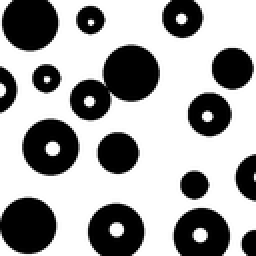
%> input picture ImageProcessing/Trab1/2/spots.tif, 128 x 128 px, shrunk from 512 x 512 before the run (shown 2 times larger)
$ octave Trab2.m   (GNU Octave 9; MATLAB toolbox functions it lacks are replaced by stand-ins)
%> lines starting %> are read from the running program, lines starting %| are printed output that depends on the picture; in (x1, y1, x2, y2) boxes, pixels count from 0 and x2, y2 are one past the last pixel; in counts of white or black regions, pixels touching at a corner belong together; the program's own positions count from 1
clear all;
close all;
clc;

Mblack = imread('spots.tif');
%> Mblack is the input picture: size 128x128 uint8; min 0, max 255, mean 162
[h, w] = size(Mblack);
%> h = 128; w = 128


Malocada = zeros(h+4,w+4);
Mindices = zeros(h+4,w+4);
Equivalente = zeros(2,1);
[h2, w2] = size(Malocada);
%> h2 = 132; w2 = 132
Qpretos = 0;
n = 0;

for i = 1:h
    for j = 1:w
        Malocada(i+2,j+2) = Mblack(i,j);
    end
end
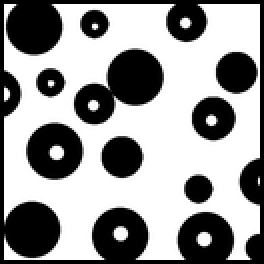
%> Malocada: size 132x132 double (shown 2 times larger); min 0, max 255, mean 152.3

for i = 1:2
    for j = 1:(w+4)
        Malocada(i,j) = 255;
    end
end
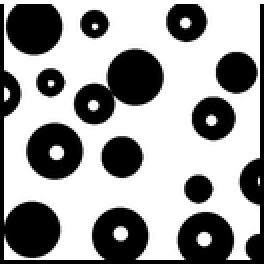
%> Malocada: size 132x132 double (shown 2 times larger); 1.52% of pixels changed, all inside (x1, y1, x2, y2) = (0, 0, 132, 2)

for i = (h+2):(h+4)
    for j = 1:(w+4)
        Malocada(i,j) = 255;
    end
end
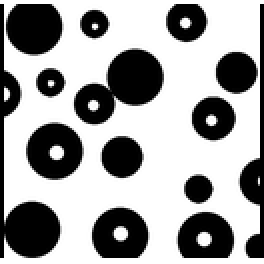
%> Malocada: size 132x132 double (shown 2 times larger); 1.88% of pixels changed, all inside (x1, y1, x2, y2) = (0, 129, 132, 132)

for i = 1:(h+4)
    for j = 1:2
        Malocada(i,j) = 255;
    end
end
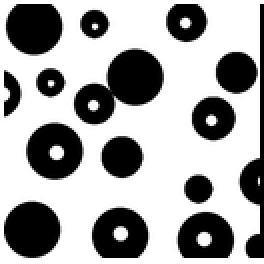
%> Malocada: size 132x132 double (shown 2 times larger); 1.46% of pixels changed, all inside (x1, y1, x2, y2) = (0, 2, 2, 129)

for i = 1:(h+4)
    for j = (w+2):(w+4)
        Malocada(i,j) = 255;
    end
end
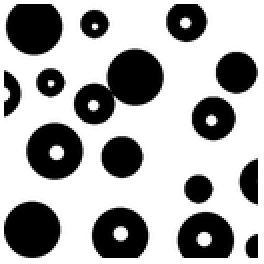
%> Malocada: size 132x132 double (shown 2 times larger); 1.72% of pixels changed, all inside (x1, y1, x2, y2) = (129, 2, 132, 129)


for i = 1:h2
    for j = 1:w2
        if Malocada(i,j) > 128
            Malocada(i,j) = 1;
        else
            Malocada(i,j) = 0;
        end
    end
end
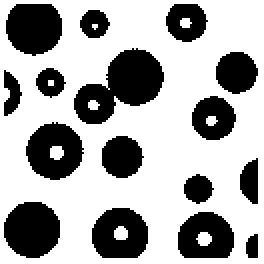
%> Malocada: size 132x132 double (shown 2 times larger); values 0 (black) and 1 (white), 66% white; 16 black regions, largest, box (x1, y1, x2, y2) and area: (37, 24, 82, 62) 935, (2, 101, 30, 129) 623, (3, 2, 31, 28) 595

for i = 2:h2
    for j = 2:w2
        if Malocada(i,j) == 0
            if Malocada(i-1,j) == 0 && Malocada(i, j-1) == 0
                if Mindices(i-1,j) ~= Mindices(i, j-1)
                    n = n + 1;
                    Mcorrespondencia(n,:) = [Mindices(i-1,j),Mindices(i, j-1)];
                    Mindices(i,j) = Mindices(i,j-1);
                else
                    Mindices(i,j) = Mindices(i,j-1);
                end
            elseif Malocada(i-1,j) == 0
                Mindices(i,j) = Mindices(i-1,j);
            elseif Malocada(i, j-1) == 0
                Mindices(i,j) = Mindices(i,j-1);
            else
                Qpretos = Qpretos + 1;
                Mindices(i,j) = Qpretos;
            end
        end
    end
end
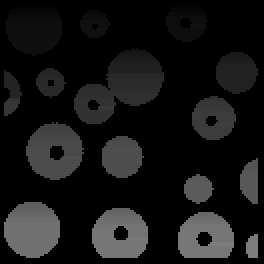
%> Mindices: size 132x132 double (shown 2 times larger); min 0, max 126, mean 22.3
%> after the loop, Mcorrespondencia = 1576 rows, first 12: [1 3; 1 3; 1 3; 1 3; 1 3; 1 3; 1 3; 1 3; 1 3; 1 3; 1 3; 1 3]; Qpretos = 126; n = 1576

%> (the run ends here)
